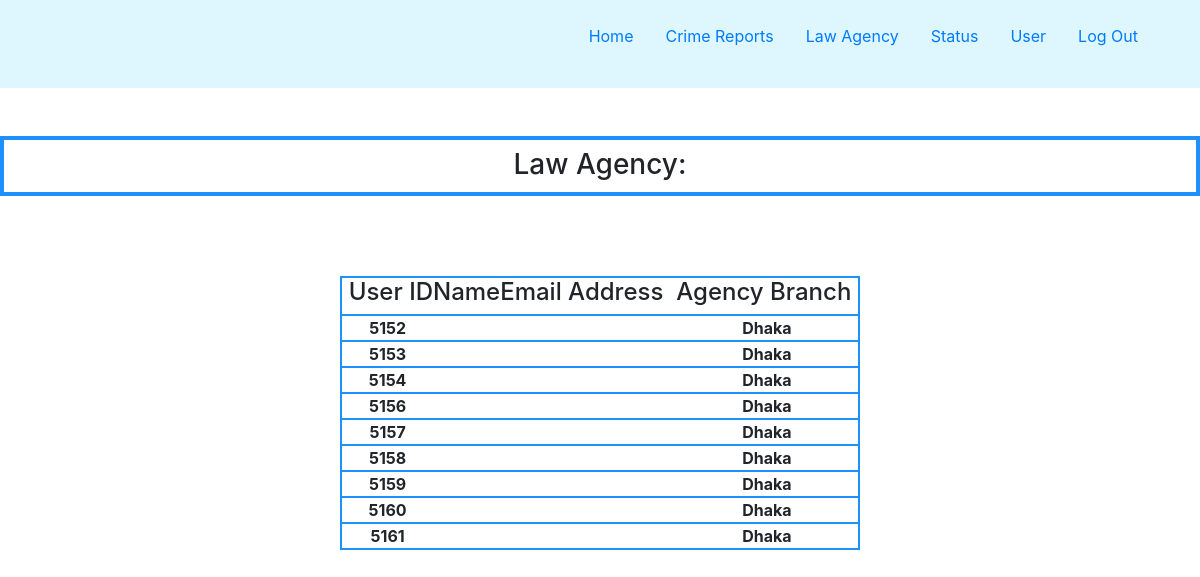
/database/lawagency/ (signed in), run on an earlier commit of the app's database.
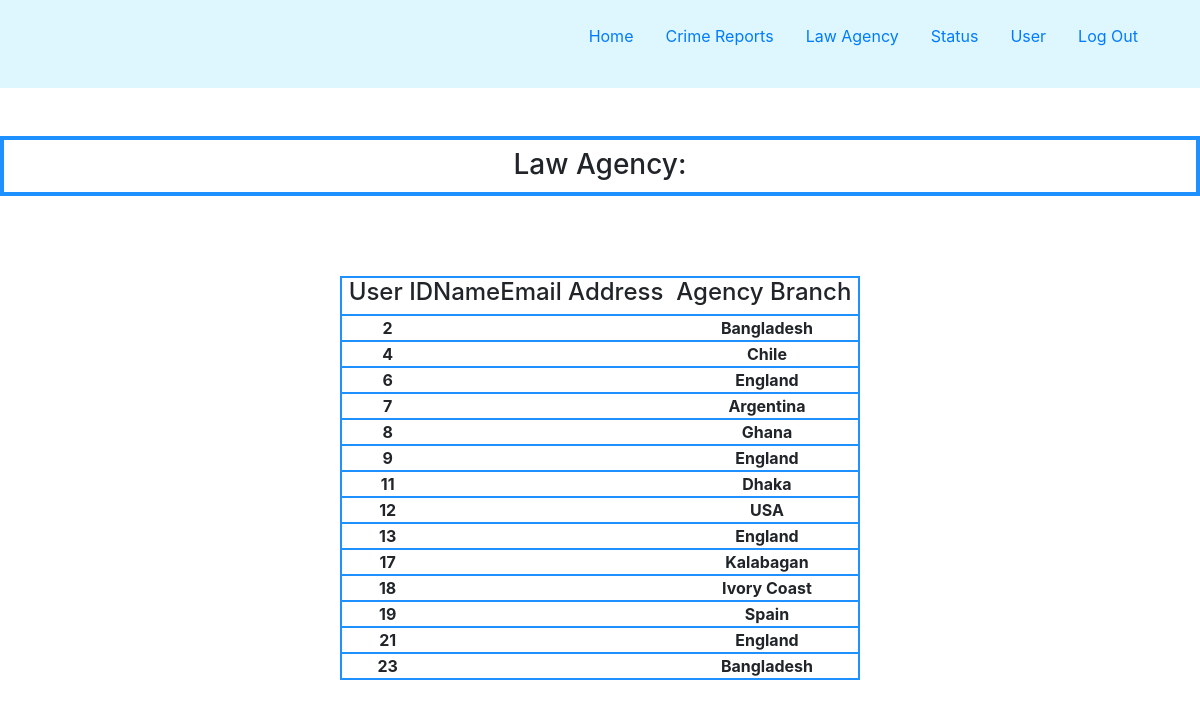
And on a later commit of the database.
### lawagency/models.py (models this page shows)
class LawAgency(models.Model):
    user = models.OneToOneField(User, on_delete=models.CASCADE, db_column="User ID")
    agency_ID = models.CharField(max_length=10, db_column="Agency ID", unique=True)
    agency_branch = models.CharField(max_length=10,db_column="Agency Branch")
    usertype = models.CharField(max_length=15, db_column="User Type", default='Law Agency')

### lawagency/views.py (the view)
# urls.py: path('database/', include('lawagency.urls')),
@login_required
def lawagency(request):
    lawlist = LawAgency.objects.all()
    return render(request, 'lawagency/databaseoflawagency.html', {'lawlist':lawlist})

### templates/lawagency/databaseoflawagency.html (shortened to what this page needs)
{% extends 'defaultAdmin/base.html' %}
{% block headers %}
    <br>
    <br>
    <div align="center">
    <h3 style="border: 4px solid DodgerBlue; padding-bottom: 10px; padding-top: 8px">Law Agency:</h3>
    </div>
{% endblock %}
{% block database %}
    <br>
    <br>
    <div align="center">
    <table>
    <thead>
        <tr align="center" style="border: 2px solid DodgerBlue;">
            <th><h4>&nbsp;User ID</h4></th>
            <th><h4>Name</h4></th>
            <th><h4>Email Address&nbsp;&nbsp;</h4></th>
            <th><h4>Agency Branch&nbsp;</h4></th>
        </tr>
    </thead>
    <tbody>
        {% for lawlist in lawlist %}
            <tr align="center" style="border: 2px solid DodgerBlue">
                <td><strong>{{ lawlist.user_id }}</strong></td>
                <td><strong>{{ lawlist.name }}</strong></td>
                <td><strong>{{ lawlist.email }}</strong></td>
                <td><strong>{{ lawlist.agency_branch }}</strong></td>
            </tr>
        {% endfor %} <br>
    </tbody>
    </table>
    </div>
{% endblock %}

What changed in the data, as far as the page shows it:
changed LawAgency (number 1 of 14 on the later page): user_id "5152" → "2"; agency_branch "Dhaka" → "Bangladesh"
changed LawAgency: user_id "5153" → "4"; agency_branch "Dhaka" → "Chile"
changed LawAgency (number 3 of 14 on the later page): user_id "5154" → "6"; agency_branch "Dhaka" → "England"
changed LawAgency: user_id "5156" → "7"; agency_branch "Dhaka" → "Argentina"
changed LawAgency: user_id "5157" → "8"; agency_branch "Dhaka" → "Ghana"
changed LawAgency (number 6 of 14 on the later page): user_id "5158" → "9"; agency_branch "Dhaka" → "England"
changed LawAgency "Dhaka": user_id "5159" → "11"
changed LawAgency: user_id "5160" → "12"; agency_branch "Dhaka" → "USA"
changed LawAgency (number 9 of 14 on the later page): user_id "5161" → "13"; agency_branch "Dhaka" → "England"
added LawAgency: user_id "17", agency_branch "Kalabagan"
added LawAgency: user_id "18", agency_branch "Ivory Coast"
added LawAgency: user_id "19", agency_branch "Spain"
added LawAgency: user_id "21", agency_branch "England"
added LawAgency: user_id "23", agency_branch "Bangladesh"
